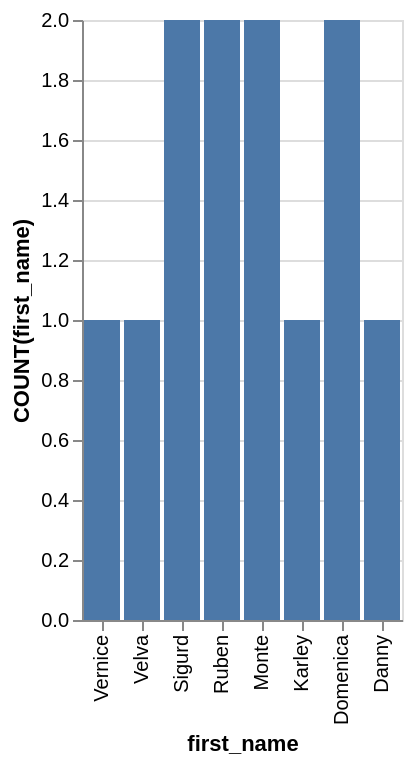

Write a Vega-Lite specification for this figure.
### Vega-Lite specification from a JSON file in a GitHub repository (floating-point values rounded to 4 significant figures)
{"data": {"values": [{"x_data": "Vernice", "y_data": 1}, {"x_data": "Velva", "y_data": 1}, {"x_data": "Sigurd", "y_data": 2}, {"x_data": "Ruben", "y_data": 2}, {"x_data": "Monte", "y_data": 2}, {"x_data": "Karley", "y_data": 1}, {"x_data": "Domenica", "y_data": 2}, {"x_data": "Danny", "y_data": 1}]}, "mark": "bar", "encoding": {"x": {"field": "x_data", "type": "nominal", "title": "first_name", "sort": "descending"}, "y": {"field": "y_data", "type": "quantitative", "title": "COUNT(first_name)"}}}
